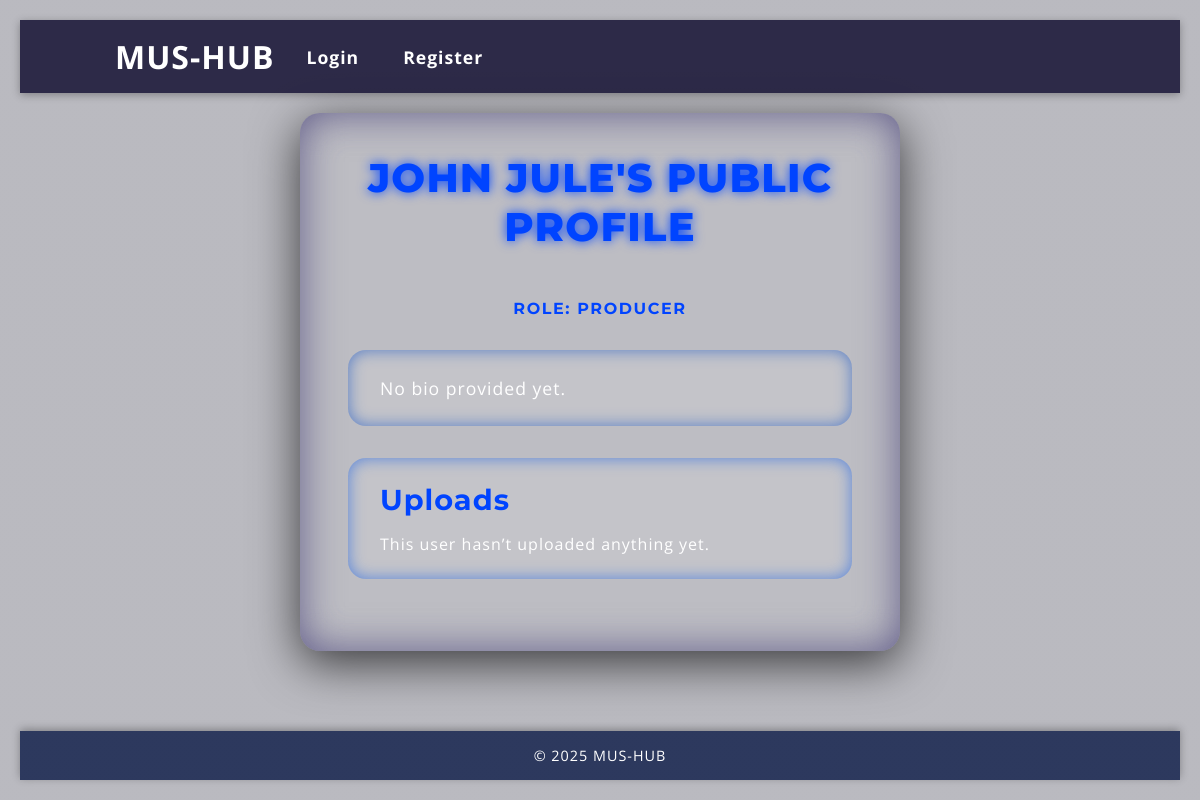
The app's page /user/10, older data.
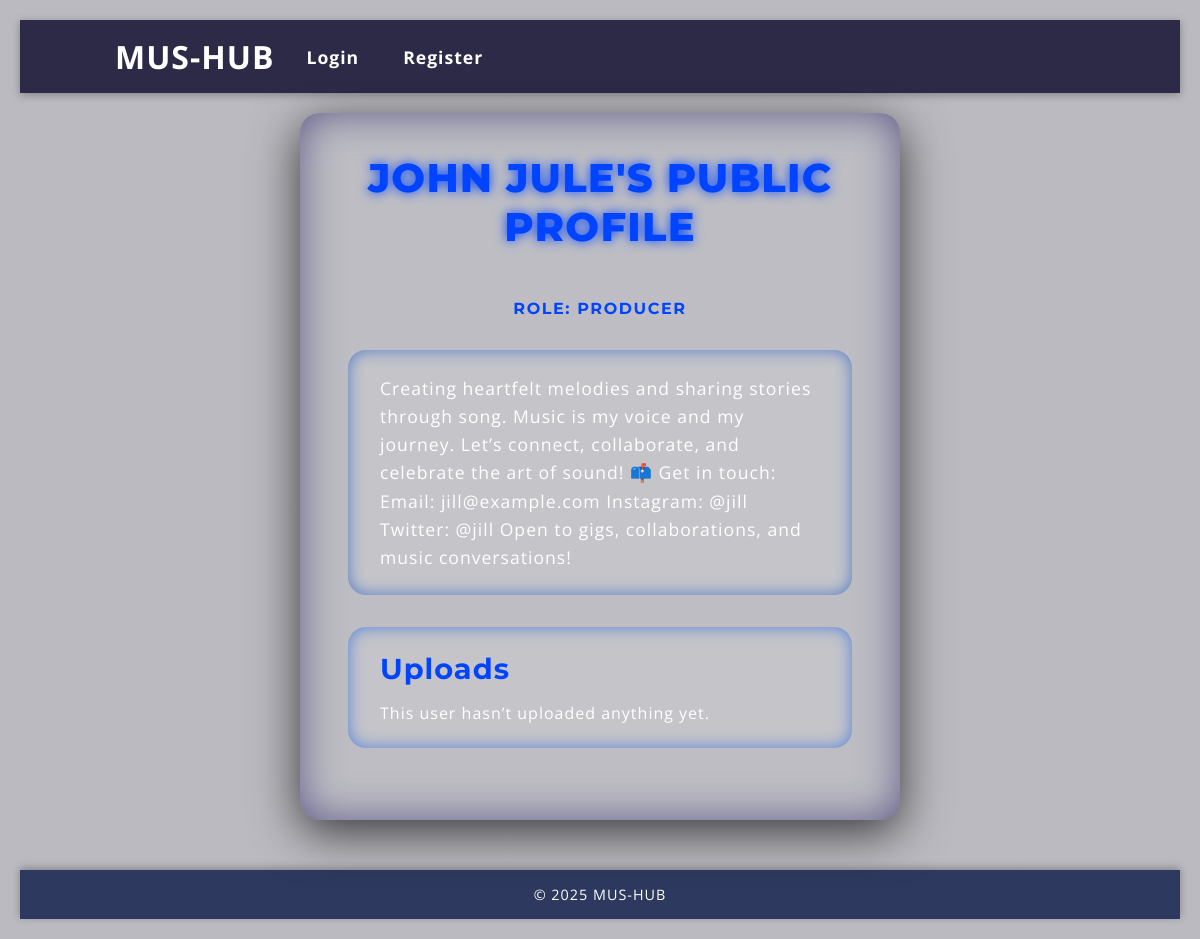
The same page, newer data.
### app.py (models this page shows)
class User(db.Model):
    UserID = db.Column(db.Integer, primary_key=True)
    Username = db.Column(db.String(80), nullable=False)
    Email = db.Column(db.String(120), unique=True, nullable=False)
    Password = db.Column(db.String(200), nullable=False)
    Role = db.Column(db.String(20), nullable=False, default='user')
    Bio = db.Column(db.String(500))
    comments = db.relationship('Comment', backref='author', lazy=True)

### app.py (the view)
@app.route('/user/<int:user_id>')
def public_profile(user_id):
    user = User.query.get_or_404(user_id)
    uploads = Content.query.filter_by(UserID=user_id).order_by(Content.UploadDate.desc()).all()
    return render_template('public_profile.html', user=user, uploads=uploads)

### app.py (called while the page is built)
@app.context_processor
def inject_now():
    return {
        'now': datetime.utcnow(),
        'current_user_id': session.get('user_id'),
        'User': User
    }

### templates/public_profile.html (shortened to what this page needs)
{% extends "base.html" %}
{% block content %}
<div class="public-profile-container">
  <div class="public-header">{{ user.Username }}'s Public Profile</div>
  <div class="user-role">Role: {{ user.Role }}</div>
  <div class="user-bio">
    {{ user.Bio or "No bio provided yet." }}
  </div>
  <div class="uploads-section">
    <h3>Uploads</h3>
    {% if uploads %}
      {% for content in uploads %}
        <div class="upload-item">
          <p><strong>File:</strong> {{ content.FilePath }}</p>
          <p><small>Uploaded on: {{ content.UploadDate.strftime('%Y-%m-%d %H:%M:%S') }}</small></p>
          {% set ext = content.FilePath.split('.')[-1].lower() %}
          {% if ext in ['mp3', 'wav', 'ogg'] %}
            <audio controls>
              <source src="{{ url_for('static', filename='uploads/' ~ content.FilePath) }}" type="audio/{{ ext }}">
              Your browser does not support audio playback.
            </audio>
          {% elif ext in ['mp4', 'webm'] %}
            <video controls width="100%">
              <source src="{{ url_for('static', filename='uploads/' ~ content.FilePath) }}" type="video/{{ ext }}">
              Your browser does not support video playback.
            </video>
          {% else %}
            <p>Preview not available for this file type.</p>
          {% endif %}
        </div>
      {% endfor %}
    {% else %}
      <p>This user hasn’t uploaded anything yet.</p>
    {% endif %}
  </div>
</div>
{% endblock %}
{% block extra_css %}
  <link rel="stylesheet" href="{{ url_for('static', filename='public_profile.css') }}">
{% endblock %}

### templates/base.html (shortened to what this page needs)
<!DOCTYPE html>
<html lang="en">
<head>
  <link rel="stylesheet" href="{{ url_for('static', filename='base.css') }}" />
  {% block extra_css %}{% endblock %}
</head>
<body>
  <header class="site-header">
    <div class="container">
      <h1 class="logo"><a href="{{ url_for('index') }}">MUS-HUB</a></h1>
      <nav>
        <ul class="nav-list {% if 'user_id' in session %}js-hidden{% endif %}" id="nav-list">
          {% if 'user_id' in session %}
            {% set current_user = User.query.get(session['user_id']) %}
            <li><a href="/">Home</a></li>
            <li><a href="/upload">Upload</a></li>
            <li><a href="{{ url_for('profile') }}">Profile</a></li>
            {% if current_user and current_user.Role == 'admin' %}
              <li><a href="{{ url_for('admin_dashboard') }}">Admin</a></li>
            {% endif %}
            <li><a href="{{ url_for('logout') }}">Logout</a></li>
            <li class="search-container" id="search-container" tabindex="0" role="button" aria-label="Toggle search">
              <svg class="search-icon" xmlns="http://www.w3.org/2000/svg" viewBox="0 0 24 24">
                <path d="M15.5 14h-.79l-.28-.27a6.471 6.471 0 001.48-5.34C15.14 5.59 12.53 3 9.25 3S3.36 5.59 3.36 8.39c0 2.79 2.6 5.39 5.89 5.39 1.31 0 2.5-.51 3.38-1.34l.27.28v.79l4.25 4.25 1.5-1.5-4.25-4.25zm-6.25 0c-1.8 0-3.25-1.45-3.25-3.25S7.45 7.5 9.25 7.5 12.5 8.95 12.5 10.75 11.05 14 9.25 14z"/>
              </svg>
              <input
                type="text"
                id="search-input"
                name="q"
                placeholder="Search users or uploads..."
                aria-label="Search users or uploads"
                autocomplete="off"
                onkeydown="if(event.key === 'Enter'){ performSearch(); }"
                style="display: none;"
              />
            </li>
          {% else %}
            <li><a href="{{ url_for('login') }}">Login</a></li>
            <li><a href="{{ url_for('register') }}">Register</a></li>
          {% endif %}
        </ul>
      </nav>
    </div>
  </header>
  <main class="container">
    {% block content %}{% endblock %}
  </main>
  <footer class="site-footer">
    <p>&copy; 2025 MUS-HUB</p>
  </footer>
</body>
</html>

### static/base.css (style rules this page uses)
:root { --background: #1a1a2e; --color: #ffffff; --primary-color: #0f3460; --accent-color: #0b0885; --glass-bg: rgba(255, 255, 255, 0.05); }
* { box-sizing: border-box; margin: 0; padding: 0; }
html { scroll-behavior: smooth; }
body { font-family: "Poppins", sans-serif; background: linear-gradient(135deg, var(--background), var(--primary-color)); color: var(--color); letter-spacing: 1px; min-height: 100vh; display: flex; flex-direction: column; padding: 20px 0; }
.site-header { width: 100%; background-color: rgba(20, 17, 51, 0.85); box-shadow: 0 2px 8px rgba(0,0,0,0.3); position: sticky; top: 0; z-index: 100; padding: 15px 0; }
.site-header .container { display: flex; align-items: center; justify-content: space-between; max-width: 1000px; margin: 0 auto; padding: 0 15px; gap: 20px; }
.logo { font-size: 2rem; font-weight: 700; color: var(--color); flex-shrink: 0; }
nav { flex: 1; }
.nav-list { display: flex; list-style: none; align-items: center; gap: 20px; padding-left: 0; margin: 0; flex-wrap: nowrap; transition: max-height 0.3s ease; overflow: hidden; max-height: none; }
.nav-list li { position: relative; }
.nav-list li a { color: var(--color); text-decoration: none; font-weight: 700; font-size: 1.1rem; padding: 8px 12px; border-radius: 8px; transition: color 0.3s ease, background-color 0.3s ease; display: inline-block; }
main.container { flex: 1; display: flex; flex-direction: column; justify-content: flex-start; align-items: center; padding: 20px 15px; max-width: 1000px; margin: 0 auto; box-sizing: border-box; gap: 25px; }
.site-footer { width: 100%; padding: 15px 0; text-align: center; background-color: rgba(20, 35, 77, 0.85); font-size: 0.9rem; user-select: none; box-shadow: 0 -2px 8px rgba(0,0,0,0.3); margin-top: 30px; color: var(--color); }
.logo a { color: inherit; text-decoration: none; }

### static/public_profile.css (style rules this page uses)
:root { --background-color: rgba(26, 26, 46, 0.3); --color: #ffffff; --primary-color: #0f3460; --accent-color: #0044ff; --glass-bg: rgba(255, 255, 255, 0.05); --shadow-dark: rgba(0, 0, 0, 0.7); --shadow-light: rgba(37, 30, 100, 0.616); --font-family-heading: 'Montserrat', sans-serif; --font-family-body: 'Open Sans', sans-serif; }
body { margin: 0; padding: 20px; font-family: var(--font-family-body); background-image: linear-gradient(var(--background-color), var(--background-color)), url('https://images.unsplash.com/uploads/1412282232015a06e258a/4bdd2a58?fm=jpg&q=60&w=3000'); background-size: cover; background-position: center; background-repeat: no-repeat; background-blend-mode: multiply; color: var(--color); display: flex; justify-content: center; align-items: center; flex-direction: column; min-height: 100vh; overflow-y: auto; }
.public-profile-container { width: 600px; max-width: 95vw; background: var(--glass-bg); border-radius: 20px; box-shadow: 0 12px 48px var(--shadow-dark), inset 0 0 40px var(--shadow-light); padding: 2.5rem 3rem; backdrop-filter: blur(18px); -webkit-backdrop-filter: blur(18px); transition: box-shadow 0.3s ease; animation: slideUp 1s ease-out forwards; box-sizing: border-box; color: var(--color); }
.public-header { font-family: var(--font-family-heading); font-weight: 800; font-size: 2.5rem; color: var(--accent-color); text-align: center; margin-bottom: 3rem; letter-spacing: 1.2px; text-transform: uppercase; text-shadow: 0 0 12px var(--accent-color); user-select: none; }
.user-role { font-family: var(--font-family-heading); font-size: 1rem; font-weight: 700; color: var(--accent-color); text-transform: uppercase; text-align: center; letter-spacing: 0.1em; margin-bottom: 2rem; user-select: none; }
.user-bio { font-size: 1.1rem; font-family: var(--font-family-body); line-height: 1.6; background: rgba(255, 255, 255, 0.1); border-radius: 18px; padding: 1.5rem 2rem; margin-bottom: 2rem; box-shadow: inset 0 0 16px rgba(26, 86, 197, 0.658); user-select: text; transition: box-shadow 0.3s ease; }
.uploads-section { background: rgba(255, 255, 255, 0.1); padding: 1.5rem 2rem; border-radius: 18px; box-shadow: inset 0 0 16px rgba(11, 88, 231, 0.6); transition: box-shadow 0.3s ease; margin-bottom: 2rem; }
.uploads-section h3 { font-family: var(--font-family-heading); font-weight: 700; font-size: 1.8rem; color: var(--accent-color); margin-bottom: 1rem; user-select: none; }

Row changes from the older to the newer data that the page shows:
changed User "JOHN JULE": Bio "No bio provided yet." → "Creating heartfelt melodies and sharing stories through song. Music is my voice and my journey. Let’s connect, collaborate, and celebrate the art of sound! 📫 Get in touch: Email: jill@example.com Instagram: @jill Twitter: @jill Open to gigs, collaborations, and music conversations!"
